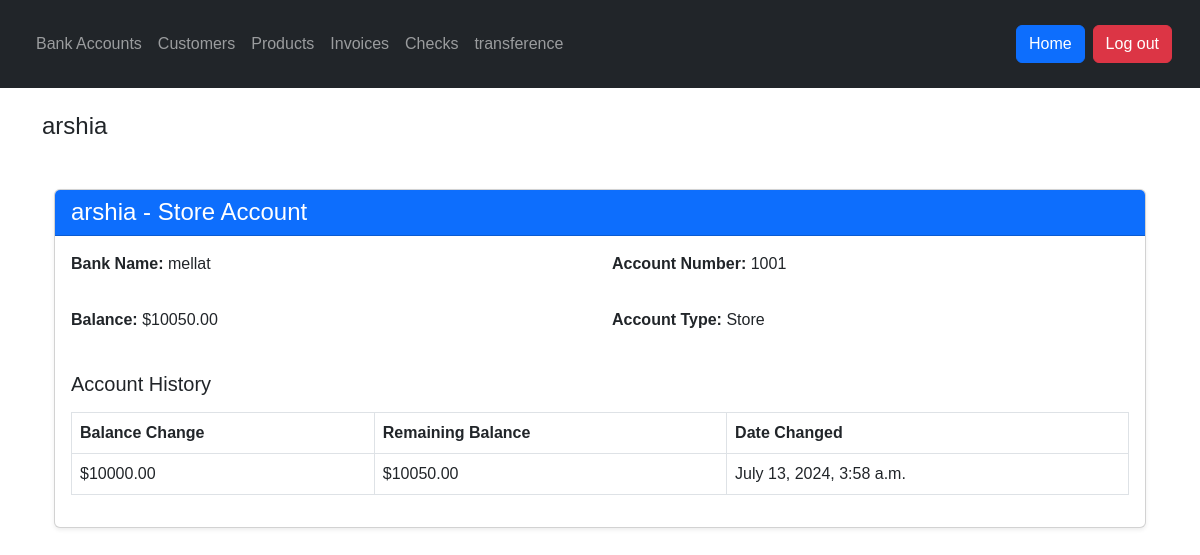
Before: /bankaccounts/1/ (signed in) with the older database file.
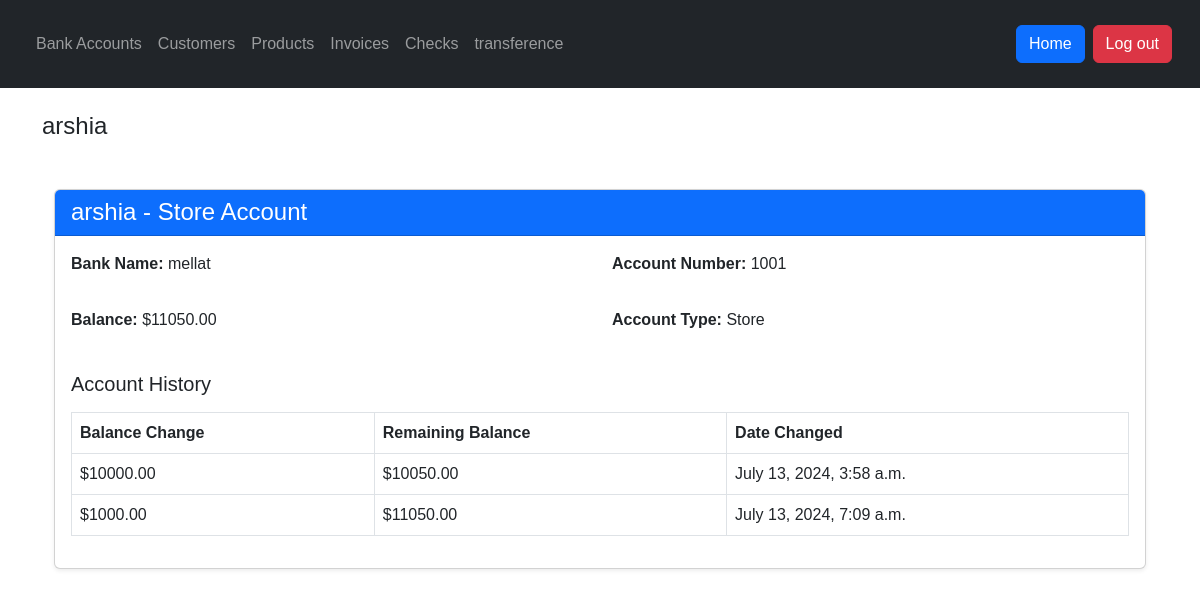
After: the same page with the newer database file.
### app/models.py (models this page shows, shortened)
class BankAccount(models.Model):
    ACCOUNT_TYPES = (
        ('savings', 'Savings'),
        ('checking', 'Checking'),
        ('loan', 'Loan'),
        ('store', 'Store')
    )
    bank_name = models.CharField(max_length=30, null=True, blank=True)
    user = models.ForeignKey(User, on_delete=models.CASCADE)
    account_type = models.CharField(max_length=10, choices=ACCOUNT_TYPES)
    balance = models.DecimalField(max_digits=10, decimal_places=2)
    account_number = models.PositiveIntegerField(unique=True, blank=True, null=True)

class AccountHistory(models.Model):
    mother_account = models.ForeignKey(BankAccount, related_name="account_history", on_delete=models.CASCADE)
    balance_change = models.DecimalField(max_digits=10, decimal_places=2)
    remaining_balance = models.DecimalField(max_digits=10, decimal_places=2)
    date_changed = models.DateTimeField(auto_now_add=True)

### app/views.py (the view)
# urls.py: path('bankaccounts/<int:pk>/', BankAccountDetailView.as_view(), name='bankaccount-detail'),
class BankAccountDetailView(LoginRequiredMixin, DetailView):
    model = BankAccount
    template_name = 'app/bankaccount_detail.html'
    def get_context_data(self, **kwargs):
        context = super().get_context_data(**kwargs)
        context['account_history'] = self.get_object().account_history.all()
        return context

### app/templates/app/bankaccount_detail.html
{% extends 'app/base.html' %}
{% load static %}
{% block content %}
<div class="container mt-5">
    <div class="card shadow-sm">
        <div class="card-header bg-primary text-white">
            <h4 class="mb-0">{{ object.user.username }} - {{ object.get_account_type_display }} Account</h4>
        </div>
        <div class="card-body">
            <div class="row mb-3">
                <div class="col-md-6">
                    <p><strong>Bank Name:</strong> {{ object.bank_name }}</p>
                </div>
                <div class="col-md-6">
                    <p><strong>Account Number:</strong> {{ object.account_number }}</p>
                </div>
            </div>
            <div class="row mb-3">
                <div class="col-md-6">
                    <p><strong>Balance:</strong> ${{ object.balance }}</p>
                </div>
                <div class="col-md-6">
                    <p><strong>Account Type:</strong> {{ object.get_account_type_display }}</p>
                </div>
            </div>
            <h5 class="mt-4">Account History</h5>
            {% if account_history %}
            <table class="table table-bordered mt-3">
                <thead class="thead-light">
                    <tr>
                        <th>Balance Change</th>
                        <th>Remaining Balance</th>
                        <th>Date Changed</th>
                    </tr>
                </thead>
                <tbody>
                    {% for history in account_history %}
                    <tr>
                        <td>${{ history.balance_change }}</td>
                        <td>${{ history.remaining_balance }}</td>
                        <td>{{ history.date_changed }}</td>
                    </tr>
                    {% endfor %}
                </tbody>
            </table>
            {% else %}
            <div class="alert alert-info mt-3" role="alert">
                No history available for this account.
            </div>
            {% endif %}
        </div>
    </div>
</div>
{% endblock %}

Changed rows visible on the page:
changed BankAccount "Store": balance "10050.00" → "11050.00"
added AccountHistory: balance_change "1000.00", remaining_balance "11050.00", date_changed "July 13, 2024, 7:09 a.m."
